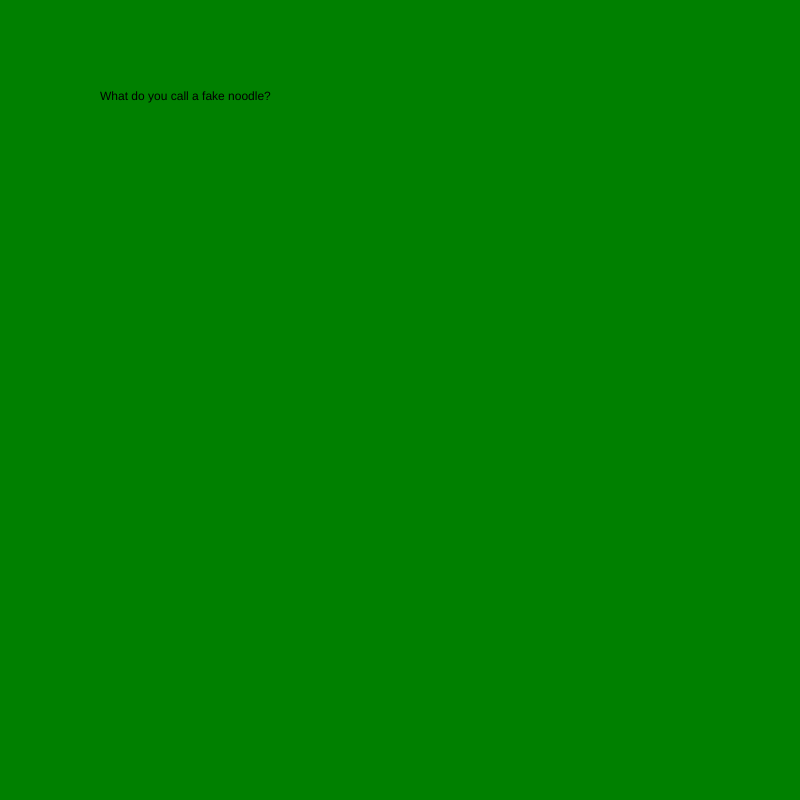
Frame 1 (no input)
Frame 60 (no input): identical to frame 1, image omitted
Frame 120 (the mouse pressed at the canvas centre since frame 60): identical to frame 1, image omitted

The p5.js sketch that drew this single still picture (run headless with seeded random() and noise() and a simulated clock; from frame 60 on, the mouse is pressed at the canvas centre):

// p5.js sketch
// ── sketch.js
let myState = 0;
let myTimer = 0;

function setup() {
  // put setup code here
  createCanvas(800, 800);
}

function draw() {

  switch(myState) {

      case 0:
      background('green');
      text("What do you call a fake noodle?",100, 100);

      myTimer-- ;
      if (myTimer >= 10) {
        myState++ ;  // this will go to the next state. You can also put myState = 3 or something
        myTimer = 0 ;  // people always forget to reset the timer!!

}
      break ;

      case 1: //punchline
      background('purple');
      text("An impasta!",100, 100);
      break ;

  }
}
